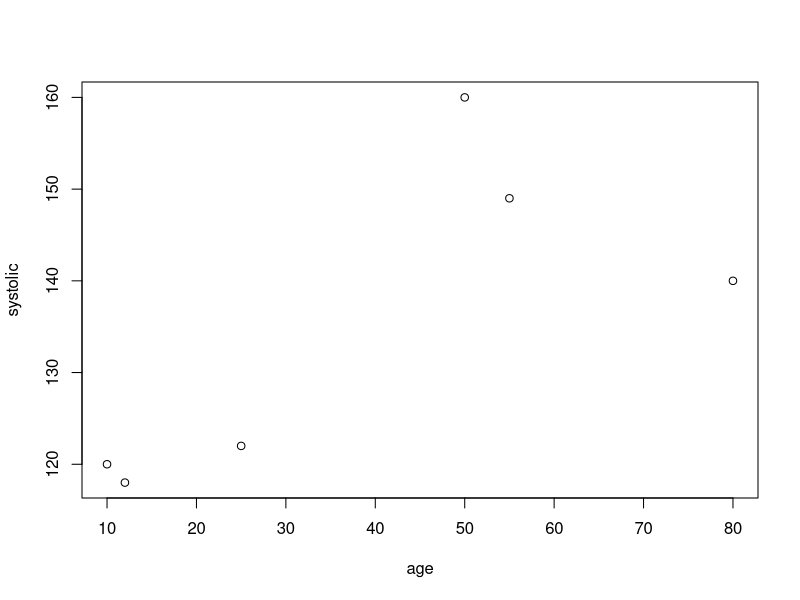
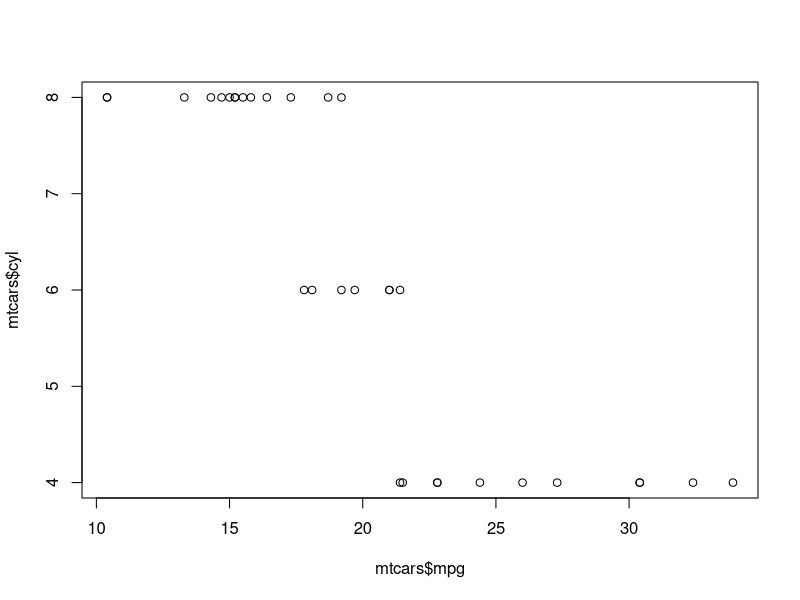
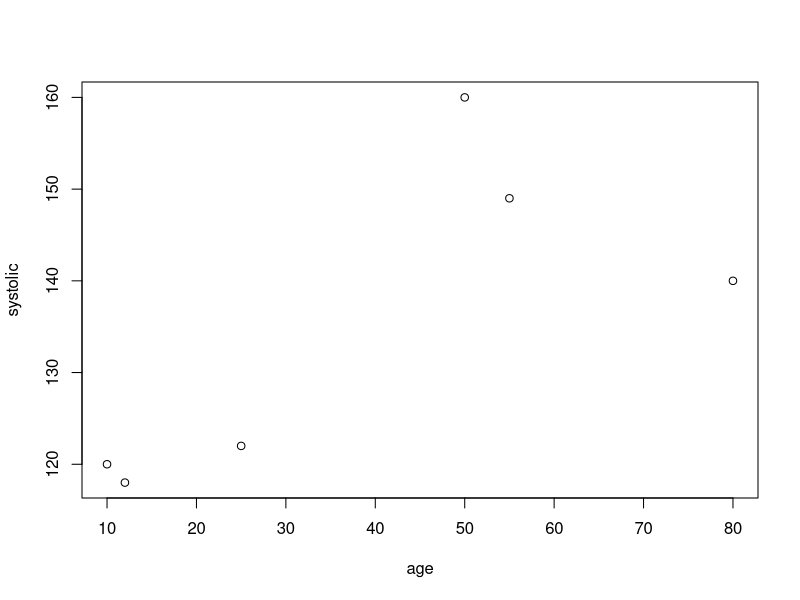

These charts were generated, in order, by the following R code: (Note: this script raises an error after producing the figures.)
###################################################################	
### <October 4 2020> Min Lu
###
###  
###
###################################################################	
### 
### Topic 1 
### R section for BST 625
### Statistical Computing
### Fall 2020
### ------------------------------------------------------------
###  Min Lu, PhD                     m.lu6@umiami.edu
###                                  phone: 305-243-5473
###  Research Assistant Professor, Division of Biostatistics           
###  Clinical Research Building
###  1120 NW 14th Street, Room 1059
###  University of Miami, Miami FL 33136
###
###  -------------------------------------------------------------
###  THIS PROGRAM SHOULD NOT BE COPIED, USED, MODIFIED, OR 
###  DISSEMINATED IN ANY WAY WITHOUT SPECIFIC WRITTEN PERMISSION 
###  FROM THE AUTHOR.
###
###################################################################

x <- 13
########## R1_Intro.ppt Slides 1 to 6 ## familiar with R studio
age <- c(10, 12, 25, 50, 55, 80)       # initialize a vector
systolic <- c(120, 118, 122, 160, 149, 140)


plot(age, systolic) # make a plot


pdf("example.pdf", width = 5, height = 5)
plot(age, systolic)
dev.off()

########## R1_Intro.ppt Slides 7 to 12 ## environment

plot(mtcars$mpg, mtcars$cyl)

x <- 1
ls()    # print objects in your Global Environment
e <- new.env()  # create new environment e
e$a <- FALSE
e$b <- "a"
e$c <- 2.3
e$d <- 1:3
rm(e)  # remove environment e  
rm(x)  # remove object x from global environment

search() # display all enviornments in your RAM

ls("package:stats")  # print objects in package "stats"

install.packages("xfun")  # install a package
library("xfun")           # load a package
require("xfun")           # load a package


########## R1_Intro.ppt Slides 13 to 22 ## function usage                             

age <- c(10, 12, 25, 50, 55, 80)
mean(age) # calculate the average/mean
mean(x = age, trim = 0.2, na.rm = TRUE) # trimmed mean

mean(c(12, 25, 50, 55))

mean(age, 0.2, TRUE)  # the same as mean(x = age, trim = 0.2, na.rm = TRUE)
mean(age, 0.2)        # the same as mean(x = age, trim = 0.2, na.rm = FALSE)

########## R1_Intro.ppt Slides 23 to 25 ## initialize a vector 

lgl_var <- c(TRUE, FALSE) # logical
int_var <- c(1L, 6L, 10L) # integer
dbl_var <- c(1, 2.5, 4.5) # double
chr_var <- c("these are", "some strings") # "character"

typeof(lgl_var) 

typeof(int_var) 

typeof(dbl_var) 

typeof(chr_var) 

########## R1_Intro.ppt Slides 26 to 28 ##  a vector
names <- c("Raymond", "Lori", "Mary", "Andrew")
heightInInches <- c(67, 62, 60.01, 68)
isFemale <- c(FALSE, TRUE, TRUE, FALSE) 

baliseList <- list(names, heightInInches, isFemale) ## initialize a list
baliseList

## initialize a named list
baliseNamedList <- list(names = names, height = heightInInches, isFemale = isFemale)

print(baliseNamedList)

baliseNamedList$names

########## R1_Intro.ppt Slides 28 to 32 ## Looking at Big/Complicated Lists
balises <- baliseList
balises
print(balises)
(balises <- baliseList)
str(balises)
########## R1_Intro.ppt Slide 32 ## Looking at An Object
age <- c(10, 12, 25, 50, 55, 80)
systolic <- c(120, 118, 122, 160, 149, 140)
theModel <- lm(systolic~age)
str(theModel)

summary(theModel)



################## R1_RMarkdown.ppt slides 9
################## R style guide

## comments are retained; a comment block will be
## reflowed if it contains long comments;
#' roxygen comments will not be wrapped in any case
1 + 1

if (TRUE) {
  x = 1  # inline comments
} else {
  x = 2
  print("Oh no... ask the right bracket to go away!")
}
1 * 3  # one space before this comment will become two!
2 + 2 + 2  # only 'single quotes' are allowed in comments

lm(y ~ x1 + x2, data = data.frame(y = rnorm(100), x1 = rnorm(100), 
                                  x2 = rnorm(100)))  ### a linear model
1 + 1 + 1 + 1 + 1 + 1 + 1 + 1 + 1 + 1 + 1 + 1 + 1 + 
  1 + 1 + 1 + 1 + 1 + 1 + 1 + 1 + 1 + 1  # comment after a long line
## here is a long long long long long long long long
## long long long long long comment that may be
## wrapped

library(formatR)
tidy_source(width.cutoff = 50) # can set arbitrary width here

################## R1_RMarkdown.ppt slides 10
################################
# bring objects from loaded package to global environment .GlobalEnV
mtcars <- mtcars
x <- mean( unlist( mtcars[1:5,c(5,7,9)] )) 
# calculate the conditional mean of carb, conditioned on mpg>5
x <- mean( mtcars[which(mtcars$mpg>5), ]$carb ) 
age <- c(10, 12, 25, 50, 55, 80) # initialize a vector 
systolic <- c(120, 118, 122, 160, 149, 140) 
# calculate the conditional mean of age, conditioned on systolic > 130
avg_age_sy_g130 <- mean( age[which(systolic > 130)]) 
apply(mtcars, 2, typeof)
